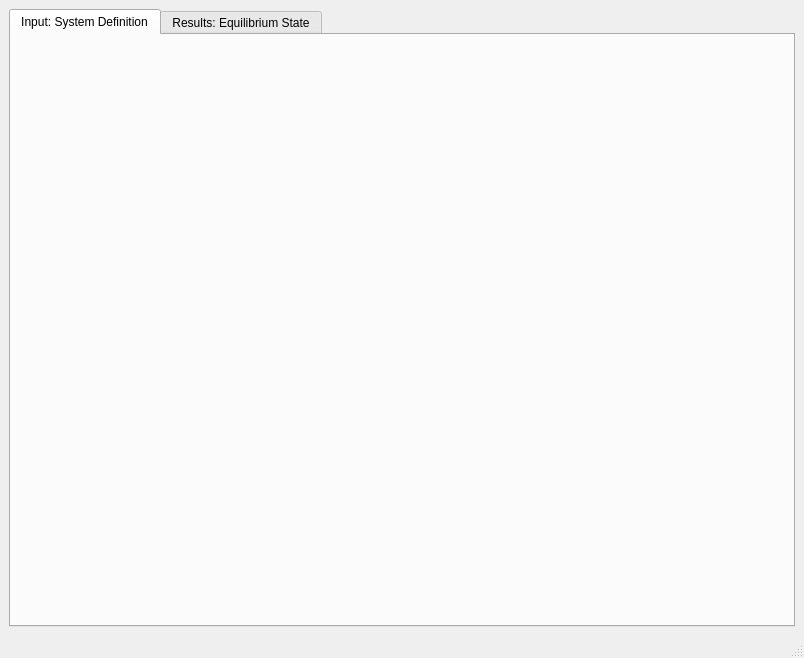
<?xml version="1.0" encoding="UTF-8"?>
<ui version="4.0">
 <class>NewSystemDialogData</class>
 <widget class="QMainWindow" name="NewSystemDialogData">
  <property name="geometry">
   <rect>
    <x>0</x>
    <y>0</y>
    <width>804</width>
    <height>658</height>
   </rect>
  </property>
  <property name="windowTitle">
   <string>MainWindow</string>
  </property>
  <widget class="QWidget" name="centralwidget">
   <layout class="QVBoxLayout">
    <item>
     <widget class="QTabWidget" name="TabWid">
      <property name="toolTip">
       <string>To edit, right-click on input values; press Enter to change data</string>
      </property>
      <property name="currentIndex">
       <number>0</number>
      </property>
      <widget class="QWidget" name="tab">
       <attribute name="title">
        <string>Input: System Definition</string>
       </attribute>
       <layout class="QVBoxLayout"/>
      </widget>
      <widget class="QWidget" name="tab_2">
       <attribute name="title">
        <string>Results: Equilibrium State</string>
       </attribute>
       <layout class="QVBoxLayout"/>
      </widget>
     </widget>
    </item>
   </layout>
  </widget>
  <widget class="QStatusBar" name="statusbar"/>
  <action name="actionCreate">
   <property name="text">
    <string>&amp;Create...</string>
   </property>
   <property name="toolTip">
    <string>Create new record</string>
   </property>
  </action>
  <action name="actionNew">
   <property name="icon">
    <iconset>
     <normaloff>:/toolbar/img/filesaveas.png</normaloff>:/toolbar/img/filesaveas.png</iconset>
   </property>
   <property name="text">
    <string>&amp;New(Clone)...</string>
   </property>
   <property name="toolTip">
    <string>Press to clone a new system (SysEq record) from present one</string>
   </property>
  </action>
  <action name="actionDisplay">
   <property name="icon">
    <iconset>
     <normaloff>:/toolbar/img/fileopen.png</normaloff>:/toolbar/img/fileopen.png</iconset>
   </property>
   <property name="text">
    <string>D&amp;isplay</string>
   </property>
   <property name="toolTip">
    <string>Display existing systems (SysEq records) and load one of them</string>
   </property>
   <property name="shortcut">
    <string>F6</string>
   </property>
  </action>
  <action name="actionRemake">
   <property name="text">
    <string>&amp;Remake...</string>
   </property>
   <property name="toolTip">
    <string>Change current record</string>
   </property>
   <property name="statusTip">
    <string>Change current record</string>
   </property>
  </action>
  <action name="actionSave">
   <property name="icon">
    <iconset>
     <normaloff>:/toolbar/img/filesave.png</normaloff>:/toolbar/img/filesave.png</iconset>
   </property>
   <property name="text">
    <string>&amp;Save</string>
   </property>
   <property name="toolTip">
    <string>Save this SysEq record to project database</string>
   </property>
  </action>
  <action name="actionSave_As">
   <property name="text">
    <string>Save &amp;As...</string>
   </property>
   <property name="toolTip">
    <string>Save with new keywd</string>
   </property>
  </action>
  <action name="actionDelete">
   <property name="icon">
    <iconset>
     <normaloff/>
    </iconset>
   </property>
   <property name="text">
    <string>&amp;Delete</string>
   </property>
   <property name="toolTip">
    <string>Delete current record</string>
   </property>
  </action>
  <action name="actionClose">
   <property name="text">
    <string>C&amp;lose</string>
   </property>
   <property name="toolTip">
    <string>Close window</string>
   </property>
   <property name="shortcut">
    <string>F10</string>
   </property>
  </action>
  <action name="actionOpenMTPARAM">
   <property name="text">
    <string>&amp;Thermodynamic data at T,P...</string>
   </property>
   <property name="iconText">
    <string>T,P</string>
   </property>
   <property name="toolTip">
    <string>Thermodynamic data at T,P... (MTPARAM)</string>
   </property>
  </action>
  <action name="actionOpen_SYSTEM_ICOMP">
   <property name="icon">
    <iconset>
     <normaloff>:/toolbar/img/ordertool1.png</normaloff>:/toolbar/img/ordertool1.png</iconset>
   </property>
   <property name="text">
    <string>Detailed &amp;bulk composition...</string>
   </property>
   <property name="iconText">
    <string>Detailed bulk composition...</string>
   </property>
   <property name="toolTip">
    <string>Press for detailed setup of the system and its bulk chemical composition (BCC)</string>
   </property>
  </action>
  <action name="actionOutMulti">
   <property name="text">
    <string>&amp;Write GEMS4K files...</string>
   </property>
  </action>
  <action name="actionReadMulti">
   <property name="text">
    <string>Read &amp;GEMS4K DBR file...</string>
   </property>
  </action>
  <action name="action_BCC">
   <property name="icon">
    <iconset>
     <normaloff>:/toolbar/img/RunBCC.png</normaloff>:/toolbar/img/RunBCC.png</iconset>
   </property>
   <property name="text">
    <string>&amp;BCC check</string>
   </property>
   <property name="toolTip">
    <string>Press to check system definition and calculate bulk chemical composition (BCC)</string>
   </property>
  </action>
  <action name="action_IPM">
   <property name="icon">
    <iconset>
     <normaloff>:/toolbar/img/RunIPM.png</normaloff>:/toolbar/img/RunIPM.png</iconset>
   </property>
   <property name="text">
    <string>GEM &amp;IPM</string>
   </property>
   <property name="toolTip">
    <string>Press to calculate equilibrium state using GEM IPM</string>
   </property>
  </action>
  <action name="actionSimplex">
   <property name="checkable">
    <bool>true</bool>
   </property>
   <property name="checked">
    <bool>true</bool>
   </property>
   <property name="text">
    <string>&amp;Simplex</string>
   </property>
  </action>
  <action name="actionPrecise">
   <property name="checkable">
    <bool>true</bool>
   </property>
   <property name="checked">
    <bool>true</bool>
   </property>
   <property name="text">
    <string>&amp;Cleanup</string>
   </property>
  </action>
  <action name="actionStepwise">
   <property name="checkable">
    <bool>true</bool>
   </property>
   <property name="text">
    <string>S&amp;tepwise</string>
   </property>
  </action>
  <action name="actionEQUSTAT_ICOMP">
   <property name="icon">
    <iconset>
     <normaloff>:/toolbar/img/ordertool.png</normaloff>:/toolbar/img/ordertool.png</iconset>
   </property>
   <property name="text">
    <string>GEM IPM &amp;dual solution etc...</string>
   </property>
   <property name="toolTip">
    <string>Press to explore detailed GEM IPM results</string>
   </property>
  </action>
  <action name="actionOpenMULTI">
   <property name="text">
    <string>Details for &amp;experts...</string>
   </property>
  </action>
  <action name="actionPrintMtparm">
   <property name="text">
    <string>&amp;Thermodynamic data...</string>
   </property>
  </action>
  <action name="actionPrintSystem">
   <property name="text">
    <string>&amp;System Definition...</string>
   </property>
  </action>
  <action name="actionPrintEqstat">
   <property name="icon">
    <iconset>
     <normaloff>:/toolbar/img/fileprint.png</normaloff>:/toolbar/img/fileprint.png</iconset>
   </property>
   <property name="text">
    <string>&amp;GEM results...</string>
   </property>
   <property name="toolTip">
    <string>Print system definition, thermodynamic data or GEM IPM results</string>
   </property>
  </action>
  <action name="actionPrInput">
   <property name="text">
    <string>&amp;Input: System Definition Tree...</string>
   </property>
  </action>
  <action name="actionPrResults">
   <property name="text">
    <string>&amp;Results: Equilibrium State Tree...</string>
   </property>
  </action>
  <action name="actionHelp">
   <property name="icon">
    <iconset>
     <normaloff>:/toolbar/img/help.png</normaloff>:/toolbar/img/help.png</iconset>
   </property>
   <property name="text">
    <string>&amp;Help</string>
   </property>
  </action>
  <action name="actionHowto">
   <property name="text">
    <string>H&amp;ow to</string>
   </property>
  </action>
  <action name="actionScript">
   <property name="text">
    <string>&amp;Scripts...</string>
   </property>
  </action>
  <action name="actionMoreBCC">
   <property name="text">
    <string>More about &amp;BCC</string>
   </property>
  </action>
  <action name="actionMoreIPM">
   <property name="text">
    <string>More about &amp;IPM</string>
   </property>
  </action>
  <action name="actionAbout">
   <property name="text">
    <string>&amp;About</string>
   </property>
  </action>
  <action name="actionPrevious">
   <property name="icon">
    <iconset>
     <normaloff>:/toolbar/img/arrow_left1.png</normaloff>:/toolbar/img/arrow_left1.png</iconset>
   </property>
   <property name="text">
    <string>Previous</string>
   </property>
   <property name="toolTip">
    <string>Display the previous SysEq record</string>
   </property>
  </action>
  <action name="actionNext">
   <property name="icon">
    <iconset>
     <normaloff>:/toolbar/img/arrow_right1.png</normaloff>:/toolbar/img/arrow_right1.png</iconset>
   </property>
   <property name="text">
    <string>Next</string>
   </property>
   <property name="toolTip">
    <string>Display the next SysEq record</string>
   </property>
  </action>
  <action name="actionINSERT_SYSTEM">
   <property name="icon">
    <iconset>
     <normaloff>:/toolbar/img/SetCompos.png</normaloff>:/toolbar/img/SetCompos.png</iconset>
   </property>
   <property name="text">
    <string>&amp;Change Bulk Composition...</string>
   </property>
   <property name="toolTip">
    <string>Press to open Recipe Wizard for bulk chemical composition (BCC) of the system</string>
   </property>
  </action>
  <action name="actionHelp_2">
   <property name="icon">
    <iconset>
     <normaloff>:/toolbar/img/help.png</normaloff>:/toolbar/img/help.png</iconset>
   </property>
   <property name="text">
    <string>&amp;Help</string>
   </property>
  </action>
 </widget>
 <resources/>
 <connections/>
</ui>
